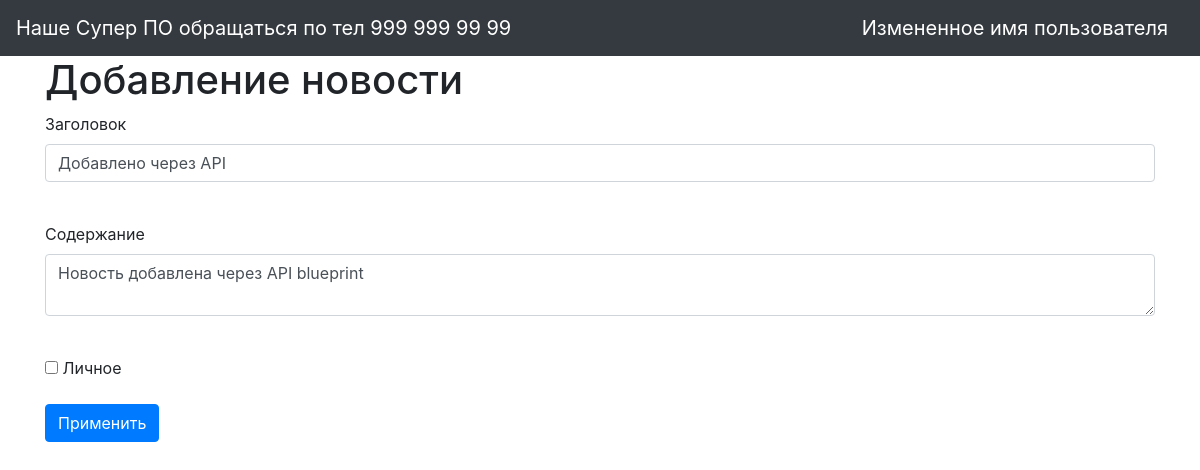
Page /news/7 (signed in) on the committed database.
### data/users.py (models this page shows, shortened)
class User(SqlAlchemyBase, UserMixin, SerializerMixin):
    __tablename__ = 'users'
    id = sqlalchemy.Column(sqlalchemy.Integer,
                           primary_key=True, autoincrement=True)
    name = sqlalchemy.Column(sqlalchemy.String, nullable=True)
    about = sqlalchemy.Column(sqlalchemy.String, nullable=True)
    email = sqlalchemy.Column(sqlalchemy.String,
                              index=True, unique=True, nullable=True)
    hashed_password = sqlalchemy.Column(sqlalchemy.String, nullable=True)
    created_date = sqlalchemy.Column(sqlalchemy.DateTime,
                                     default=datetime.datetime.now)
    news = orm.relation("News", back_populates='user')

### data/news.py (models this page shows, shortened)
class News(SqlAlchemyBase, SerializerMixin):
    __tablename__ = 'news'
    id = sqlalchemy.Column(sqlalchemy.Integer,
                           primary_key=True, autoincrement=True)
    title = sqlalchemy.Column(sqlalchemy.String, nullable=True)
    content = sqlalchemy.Column(sqlalchemy.String, nullable=True)
    created_date = sqlalchemy.Column(sqlalchemy.DateTime,
                                     default=datetime.datetime.now)
    is_private = sqlalchemy.Column(sqlalchemy.Boolean, default=True)
    user_id = sqlalchemy.Column(sqlalchemy.Integer,
                                sqlalchemy.ForeignKey("users.id"))
    user = orm.relation('User')

### main.py (the view, shortened to what this page needs)
@app.route('/news/<int:id>', methods=['GET', 'POST'])
@login_required
def edit_news(id):
    form = NewsForm()
    if request.method == "GET":
        session = db_session.create_session()
        news = session.query(News).filter(News.id == id,
                                          News.user == current_user).first()
        if news:
            form.title.data = news.title
            form.content.data = news.content
            form.is_private.data = news.is_private
        else:
            abort(404)
    return render_template('news.html', title='Редактирование новости', form=form)

### main.py
class NewsForm(FlaskForm):
    title = StringField('Заголовок', validators=[DataRequired()])
    content = TextAreaField("Содержание")
    is_private = BooleanField("Личное")
    submit = SubmitField('Применить')

### data/db_session.py (called while the page is built)
def create_session() -> Session:
    global __factory
    return __factory()

### main.py (called while the page is built)
@login_manager.user_loader
def load_user(user_id):
    session = db_session.create_session()
    return session.query(User).get(user_id)

### templates/news.html (shortened to what this page needs)
{% extends "base.html" %}
{% block content %}
<h1>Добавление новости</h1>
<form action="" method="post">
    <p>
        {{ form.title.label }}<br>
        {{ form.title(class="form-control") }}<br>
    </p>
    <p>
        {{ form.content.label }}<br>
        {{ form.content(class="form-control") }}<br>
    </p>
    <p>{{ form.is_private() }} {{ form.is_private.label }}</p>
    <p>{{ form.submit(type="submit", class="btn btn-primary") }}</p>
</form>
{% endblock %}

### templates/base.html (shortened to what this page needs)
<!doctype html>
<html lang="ru">
<head>
    <link rel="stylesheet"
          href="https://stackpath.bootstrapcdn.com/bootstrap/4.4.1/css/bootstrap.min.css"
>
</head>
<body>
<header>
    <nav class="navbar navbar-dark bg-dark">
        <a class="navbar-brand" href="#">Наше Супер ПО обращаться по тел 999 999 99 99</a>
        {% if current_user.is_authenticated %}
            <a class="navbar-brand" href="/logout">{{ current_user.name }}</a>
        {% else %}
            <p>
                <a class="btn btn-primary " href="/register">Зарегистрироваться</a>
                <a class="btn btn-success" href="/login">Войти</a>
            </p>
        {% endif %}
    </nav>
</header>
<main role="main" class="container">
    {% block content %}{% endblock %}
</main>
</body>
</html>

### rows in the picture
User: name "Измененное имя пользователя"
News: title "Добавлено через API", content "Новость добавлена через API blueprint"
